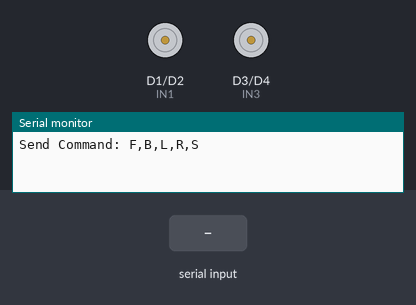
The sketch below on a simulated ESP8266 (NodeMCU). On the bench: motor-driver pin pairs drawn as motors (green arrow = first pin HIGH = forward, orange = second pin HIGH = backward, longer = more drive, scaled by the enable pin), the last lines printed to the serial monitor. The test bench sets the inputs (shaded band).

Above: at 1.2 s.
1.3 s: "F" received over Serial
At 1.9 s:
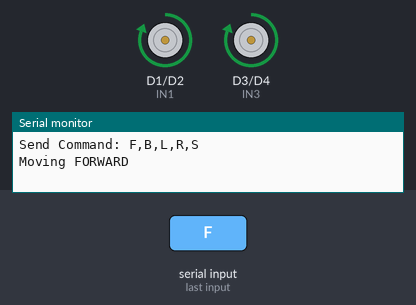
2.8 s: "B" received over Serial
At 4.0 s:
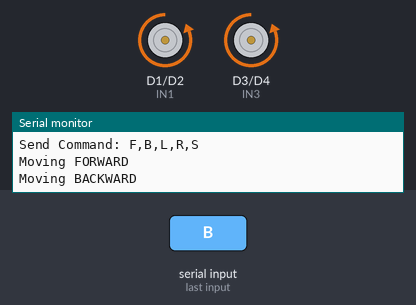
4.3 s: "L" received over Serial
At 5.4 s:
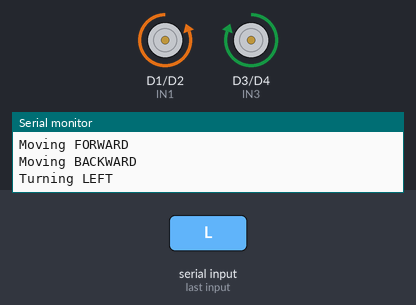
5.8 s: "R" received over Serial
At 6.5 s:
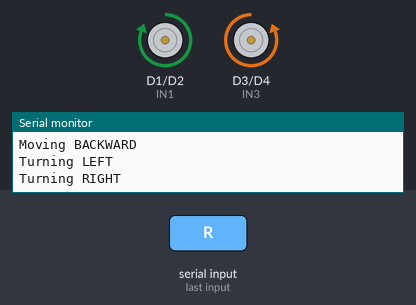
7.3 s: "S" received over Serial
At 7.7 s:
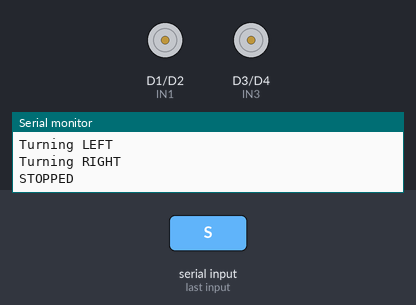
Timing chart, 0 to 9.8 s (numbered marks = the images above; inputs shaded):
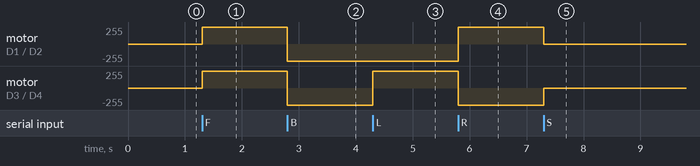

Measured:
- after the input at 1.3 s, motor on D1 (IN1) / D2 (IN2), motor on D3 (IN3) / D4 (IN4): stopped → forward 255/255 at once
- after the input at 2.8 s, motor on D1 (IN1) / D2 (IN2), motor on D3 (IN3) / D4 (IN4): forward 255/255 → backward 255/255 at once
- after the input at 4.3 s, motor on D3 (IN3) / D4 (IN4): backward 255/255 → forward 255/255 at once
- after the input at 5.8 s, motor on D1 (IN1) / D2 (IN2): backward 255/255 → forward 255/255 at once; motor on D3 (IN3) / D4 (IN4): forward 255/255 → backward 255/255 at once
- after the input at 7.3 s, motor on D1 (IN1) / D2 (IN2): forward 255/255 → stopped at once; motor on D3 (IN3) / D4 (IN4): backward 255/255 → stopped at once

The sketch:

robot_car.ino
```cpp
// Motor A pins
int ENA = D5;   // GPIO14
int IN1 = D1;   // GPIO5
int IN2 = D2;   // GPIO4

// Motor B pins
int ENB = D6;   // GPIO12
int IN3 = D3;   // GPIO0
int IN4 = D4;   // GPIO2

void setup() {

  Serial.begin(9600);

  pinMode(ENA, OUTPUT);
  pinMode(IN1, OUTPUT);
  pinMode(IN2, OUTPUT);

  pinMode(ENB, OUTPUT);
  pinMode(IN3, OUTPUT);
  pinMode(IN4, OUTPUT);

  Serial.println("Send Command: F,B,L,R,S");
}

// ------------ Movement Functions --------------

void forward() {

  digitalWrite(IN1, HIGH);
  digitalWrite(IN2, LOW);

  digitalWrite(IN3, HIGH);
  digitalWrite(IN4, LOW);

  analogWrite(ENA, 1023);
  analogWrite(ENB, 1023);

  Serial.println("Moving FORWARD");
}

void backward() {

  digitalWrite(IN1, LOW);
  digitalWrite(IN2, HIGH);

  digitalWrite(IN3, LOW);
  digitalWrite(IN4, HIGH);

  analogWrite(ENA, 1023);
  analogWrite(ENB, 1023);

  Serial.println("Moving BACKWARD");
}

void leftTurn() {

  digitalWrite(IN1, LOW);
  digitalWrite(IN2, HIGH);

  digitalWrite(IN3, HIGH);
  digitalWrite(IN4, LOW);

  analogWrite(ENA, 1023);
  analogWrite(ENB, 1023);

  Serial.println("Turning LEFT");
}

void rightTurn() {

  digitalWrite(IN1, HIGH);
  digitalWrite(IN2, LOW);

  digitalWrite(IN3, LOW);
  digitalWrite(IN4, HIGH);

  analogWrite(ENA, 1023);
  analogWrite(ENB, 1023);

  Serial.println("Turning RIGHT");
}

void stopMotor() {

  analogWrite(ENA, 0);
  analogWrite(ENB, 0);

  Serial.println("STOPPED");
}

// ---------------- MAIN LOOP -------------------

void loop() {

  if (Serial.available()) {

    char cmd = Serial.read();
    cmd = toupper(cmd);

    switch (cmd) {

      case 'F':
        forward();
        break;

      case 'B':
        backward();
        break;

      case 'L':
        leftTurn();
        break;

      case 'R':
        rightTurn();
        break;

      case 'S':
        stopMotor();
        break;

      default:
        Serial.println("Invalid Command!");
    }
  }
}
```
